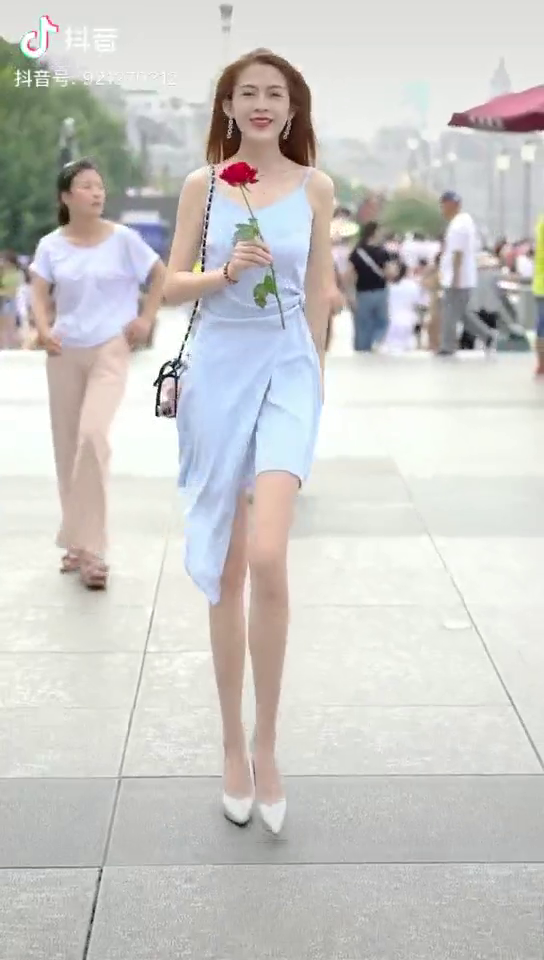
#> input picture frame 34 of 1.mp4, 544 x 960 px
$ python '视频轮廓.py'
#> lines starting #> are read from the running program, lines starting #| are printed output that depends on the picture
import cv2
import numpy as np
from PIL import Image, ImageFilter

cap = cv2.VideoCapture("1.mp4")

fps = cap.get(cv2.CAP_PROP_FPS)
while True:
    ret, frame = cap.read()
#> frame is the input picture: shape (960, 544, 3); mean B, G, R 199.6, 202.6, 203.7

    img_arr = frame[..., ::-1]
    img1 = Image.fromarray(img_arr)

    # img2 = img1.filter(ImageFilter.CONTOUR)  # 图像轮廓
    # img2 = img1.filter(ImageFilter.EMBOSS)
    img2 = cv2.cvtColor(img_arr, cv2.COLOR_RGB2GRAY)
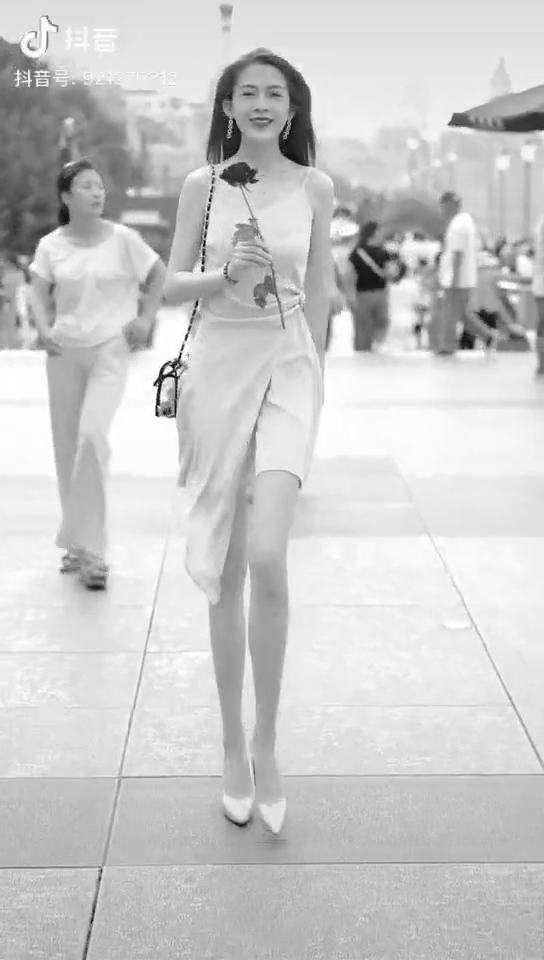
#> img2: shape (960, 544); min 0, max 255, mean 202.6

    img3_arr = np.array(img2)[..., ::-1]  # 转数据类型和通道
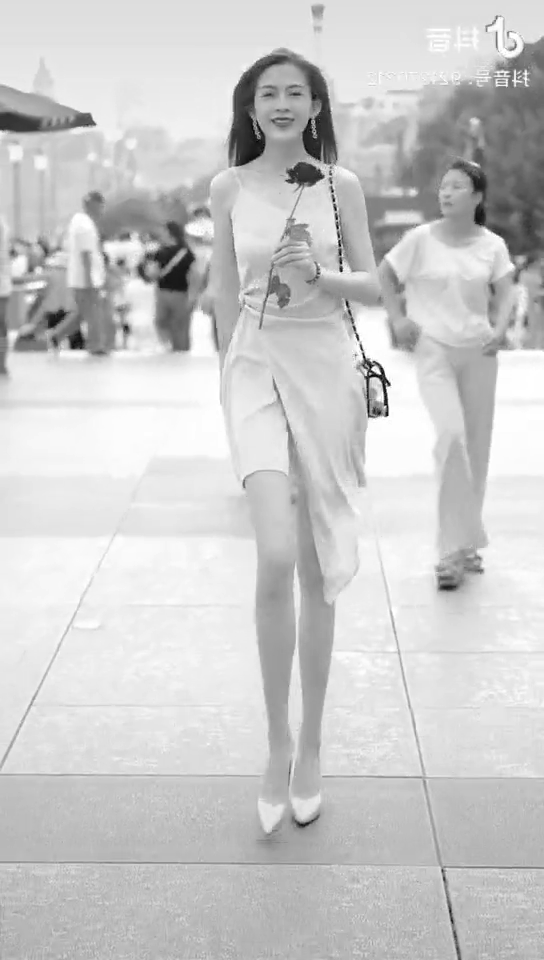
#> img3_arr: shape (960, 544); min 0, max 255, mean 202.6
    cv2.imshow("", img3_arr)

    if cv2.waitKey(int(1000/fps)) & 0xFF == ord("q"):
#> (key q is pressed here)
        break
    elif ret == False:
        break

cap.release()  # 关闭视频
cv2.destroyAllWindows()  # 关闭窗口

$ run again, starting later in the video
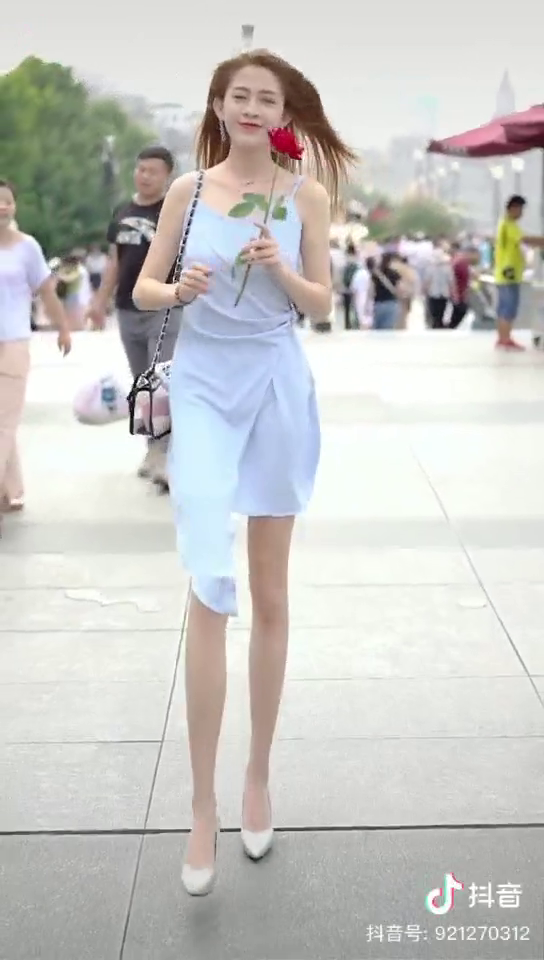
#> input picture frame 156 of 1.mp4, 544 x 960 px
#> frame is the input picture: shape (960, 544, 3); mean B, G, R 197.4, 200.5, 201
#> `img2 = cv2.cvtColor(img_arr, cv2.COLOR_RGB2GRAY)`:
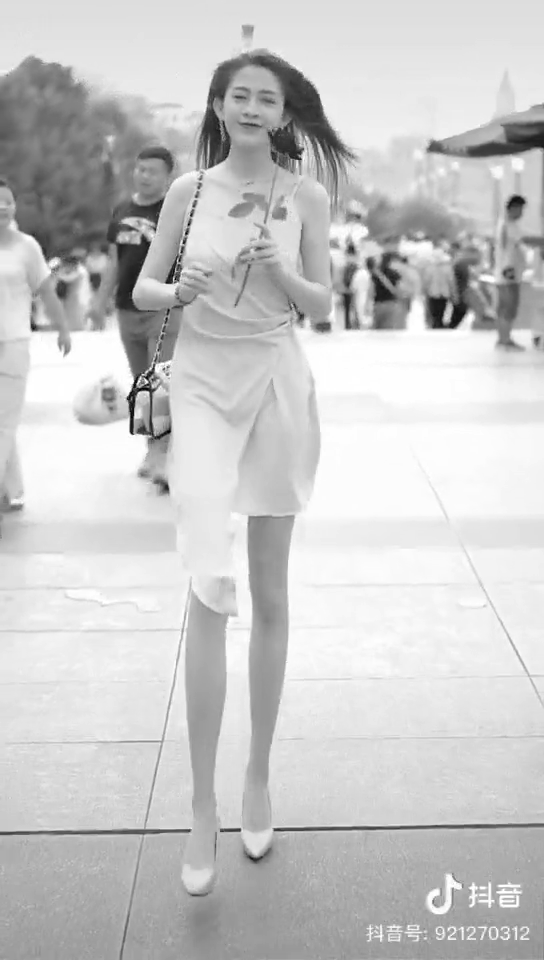
#> img2: shape (960, 544); min 0, max 255, mean 200.3
#> `img3_arr = np.array(img2)[..., ::-1]`:
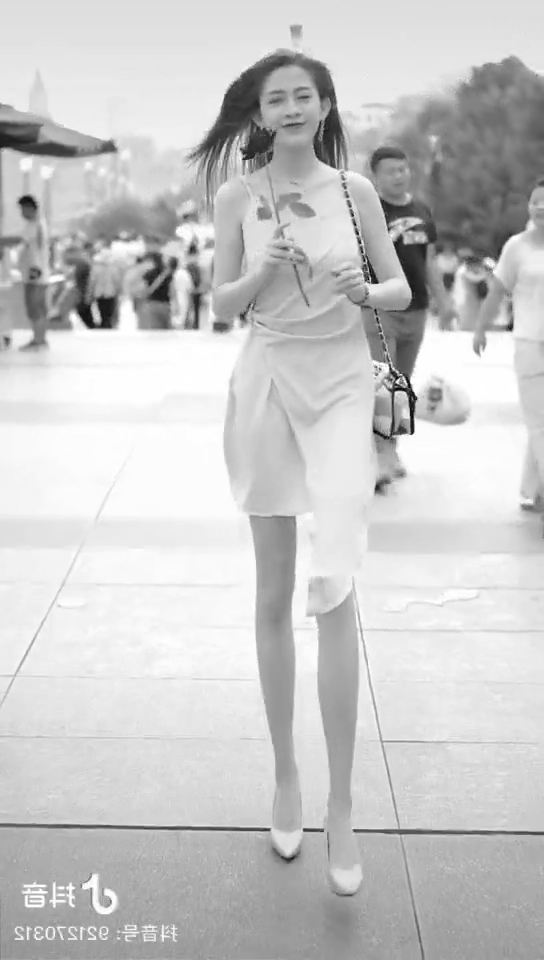
#> img3_arr: shape (960, 544); min 0, max 255, mean 200.3
